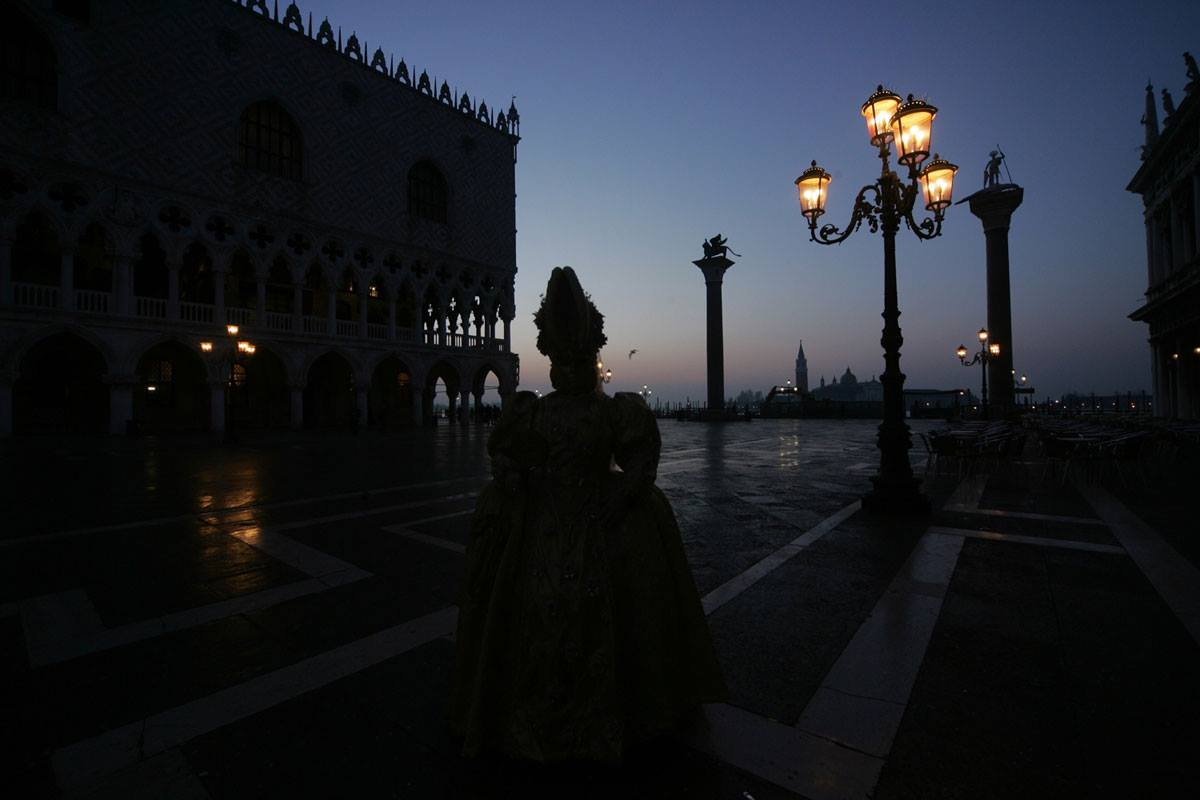
#> input picture img/img/venice_mask_0.jpg, 1200 x 800 px, found by its file name
$ python param_measure.py   (older library calls are emulated)
#> lines starting #> are read from the running program, lines starting #| are printed output that depends on the picture; long printed decimals are rounded
### EF_utils.py
import numpy as np
import cv2
import warnings
import measures as m

##### VARIABLES
PATH = './img/'

COMP_SET = {'house' : ['house_A.jpg', 'house_B.jpg', 'house_C.jpg', 'house_D.jpg'],
            'venice' : ['venice_mask_0.jpg', 'venice_mask_1.jpg', 'venice_mask_2.jpg'],
            'ballon' : ['ballon_0{}.png'.format(nb) for nb in np.arange(163,172)],
            'monument' : ['aligned_00{}.png'.format(nb) for nb in np.arange(246,267)],


            }

#### METHODS

def read_sequence_to_fuse(seq):
    '''

    seq should be a list of file names such as ["img1.jpg","img2.jpg"]
    The images should have the same dimensions and be located in the img folder

    '''
    n_images = len(seq)
    if n_images == 1:
        warnings.warn('sequence only has one image', Warning)

    height_images = np.size(cv2.imread(PATH+seq[0]),0)
#> height_images = 800
    width_images = np.size(cv2.imread(PATH+seq[0]),1)
#> width_images = 1200
    output_object = np.empty((n_images, height_images, width_images, 3), dtype=np.uint8)#np.empty((n_images, height_images, width_images, 3)) #3 is for RGB

    for i in range(n_images):
        output_object[i] = cv2.imread(PATH+seq[i])

    return output_object


# [13 lines left out: functions retrieve_img_seq, save_img, not called in this run]


### laplacian_pyramid.py
#!/usr/bin/env python3
# -*- coding: utf-8 -*-
"""
Created on Tue Dec 18 18:29:08 2018

@author: bastien
"""

import numpy as np
import cv2

# Global variables (Burt & Al kernel)
k = np.array([[.05, .25, .4, .25, .05]])
K = k.T.dot(k)


def Reduce(image):
    """
    Downsampling step for the Gaussian pyramid calculation
    Image values are btw [0,1]
    Input : np.array with 2 axis, test with 3 axis
    Output : reduced dims np.array with 2 axis
    """
    # convolution step with kernel
    convol_image = cv2.filter2D(image, cv2.CV_32FC3, K, borderType=cv2.BORDER_REFLECT_101) # half-symmetric boundary extension

    # resizing step (keeping even columns)
    if len(convol_image.shape) == 2:
        convol_image = np.expand_dims(convol_image, axis=2)
    new_image = convol_image[::2,::2,:]
#    new_image = cv2.resize(convol_image, None, fx=0.5, fy=0.5)

    return new_image


def Expand(image,pad_h=0, pad_w=0):
    """
    Upsampling step for the Gaussian pyramid calculation
    Image values are btw [0,1]
    Input : np.array with 2 axis
    Output : extended dims np.array with 2 axis, test with 3 axis
    """
    im_border = cv2.copyMakeBorder(image,1,1,1,1, borderType=cv2.BORDER_REPLICATE)
    new_image = np.zeros((2*im_border.shape[0],2*im_border.shape[1], im_border.shape[2]), dtype=np.float32)
    new_image[::2,::2,:] = 4*im_border
    convol_image = cv2.filter2D(new_image,cv2.CV_32FC3,K,borderType=cv2.BORDER_REFLECT_101)
    # dealing with odd values for image sizes
    convol_image = convol_image[2:,2:]
    convol_image = convol_image[:-(2+pad_h),:-(2+pad_w)]
    return convol_image


def Gaussian_pyramid(image, depth=None):
    """
    Construct the Gaussian pyramid with the desired depth
    Image values are btw [0,1]
    Input : np.array with two axis test with 3 axis
    Output : list of np.arrays with two axis, len=maximal depth test with 3 axis
    """
    gaus_pyr = []
    gaus_pyr.append(image)
    i = 0
    while min(gaus_pyr[-1].shape[:2])>1:
#        print(gaus_pyr[-1].shape)
        if depth :
            if i==depth-1 : break
        p_image = gaus_pyr[-1]
#        print(gaus_pyr[-1].shape)
        gaus_pyr.append(Reduce(p_image))
        i +=1
    if not depth :
        depth=i+1
    return gaus_pyr, depth


def Laplacian_pyramid(image, depth=None):
    """
    Construct the Laplacian pyramid with the desired depth for a grey level image
    Image values are btw [0,1]
    Input : np.array with two axis (ie image in grey level)
    Output : list of np.arrays with two dims test with 3 axis
    """
    lapl_pyr = []
    gaus_pyr, max_depth = Gaussian_pyramid(image, depth)
    if not depth : depth=max_depth
    for i in range(depth-1,-1,-1):
        if i==depth-1:
            lapl_pyr.append(gaus_pyr[i])
            print('coucou')
        else:
            pad_h = gaus_pyr[i].shape[0] % 2
            pad_w = gaus_pyr[i].shape[1] % 2
            print(gaus_pyr[i].shape)
            print(Expand(gaus_pyr[i+1], pad_h, pad_w).shape)
            l = cv2.subtract(gaus_pyr[i],Expand(gaus_pyr[i+1], pad_h, pad_w))
            lapl_pyr.append(l)
    return lapl_pyr


#def Laplacian_pyramid(image, depth=None):
#    """
#    Construct the Laplacian pyramid with the desired depth
#    Image values are btw [0,1]
#    Input : np.array with 3 axis (image dims + 3 color channels)
#    Output : list of np.arrays with 3 axis
#    """
#    assert image.shape[-1] == 3 # check we have color images
#    l_channel = []
#    for channel in range(3):
#        l_channel.append(Laplacian_pyramid_raw(image[:,:,channel], depth))
#    # stacking the three channels to get a list of tensors
#    lapl_pyr = [np.stack(i,axis=-1) for i in zip(*l_channel)]
#    return lapl_pyr
#

def Collapse_Laplacian(laplacian_pyr):
    """
    Rebuild the image from the Laplacian pyramid for a grey level image
    Input : list of np.arrays with 2 axis
    Output : np.array with 2 axis test with 3 axis
    """
    u = laplacian_pyr[0]
    for i in range(1,len(laplacian_pyr)):
        pad_h = 2*u.shape[0]-laplacian_pyr[i].shape[0]
        pad_w = 2*u.shape[1]-laplacian_pyr[i].shape[1]
        u = cv2.add(laplacian_pyr[i],Expand(u, pad_h, pad_w))
    return u


#def Collapse_Laplacian(laplacian_pyr):
#    """
#    Rebuild the image from the Laplacian pyramid
#    Input : list of np.arrays with 3 axis (image dims + 3 color channels)
#    """
#    l_channel = []
#    for channel in range(3):
#        one_channel = [ l[:,:,channel] for l in laplacian_pyr]
#        l_channel.append(Collapse_Laplacian_raw(one_channel))
#    # stacking the three channels to get a list of tensors
#    u = np.stack(l_channel,axis=-1)
#    return u

### measures.py
import numpy as np
import cv2
import warnings


# [15 lines left out: function contrast_measure, not called in this run]


def saturation_measure(image):
    '''
    given an array of images computes the saturation measure of Mertens et al.
    returns an array of same dimension as image containing images(arrays) of same size as those in image

    '''
    r = np.std(image,axis=3)
    print('sat : max is {}, min is {}'.format(np.max(r), np.min(r)))
    return r


# [33 lines left out: functions exposure_measure, weight_calc, not called in this run]

### param_measure.py

##### Specifics
import cv2
from measures import saturation_measure
from laplacian_pyramid import Gaussian_pyramid, Laplacian_pyramid, Collapse_Laplacian
import EF_utils as EF
import numpy as np

#### Test functions

def contrast_measure(image, Max_range = 255., kernel_size = 3, gaussian = False):
#> called with image = array of shape (3, 800, 1200, 3), Max_range = 255, kernel_size = 3, gaussian = False
    a,b,c,d = image.shape
    L_im = np.zeros((a,b,c))
    for i in range(image.shape[0]):
        if gaussian == True:
            image[i] = cv2.GaussianBlur(image[i], (kernel_size,kernel_size), 0);#Apply gaussian blur if wanted (might be recomended to denoise the image)
        im_gs = cv2.cvtColor(image[i], cv2.COLOR_BGR2GRAY)
        L_im[i] = np.absolute(cv2.Laplacian(im_gs, cv2.CV_32F))
    print('contrast : max is {}, min is {}'.format(np.max(L_im), np.min(L_im)))
#| contrast : max is 2.072, min is 0.0
#| sat : max is 0.3234, min is 0.0
    return L_im

def exposure_measure(image, sigma = 0.2):
#> called with image = array of shape (3, 800, 1200, 3), sigma = 0.2
    M = np.exp(-((image-0.5)**2)/(2*sigma**2))
    p = np.prod(M,axis=3)
    print('exp : max is {}, min is {}'.format(np.max(p), np.min(p)))
#| exp : max is 0.9999, min is 8.481821714667603e-05
    return np.prod(M,axis=3)


def weight_calc_test(images, w_exponents, offset=1, Max_range=255., kernel_size=3, sigma=0.2):
    images_norm = np.float32(images)/Max_range
    W = (contrast_measure(images_norm, kernel_size=kernel_size)**w_exponents[0]+offset)*(
            saturation_measure(images_norm)**w_exponents[1]+offset)*(
                    exposure_measure(images_norm, sigma=sigma)**w_exponents[2]+offset)
    W += 1e-12 # to avoid dividing by zero
    W_normalized = np.einsum('ij,lij->lij',1./(W.sum(axis=0)),W)
    return np.float32(W_normalized)


def naive_reconstruction_test(locations, w_exponents, offset=1, Max_range=255., kernel_size=3, sigma=0.2):
    assert len(w_exponents) == 3, 'Incorrect dimension of w_exponents'
    image = EF.read_sequence_to_fuse(locations)
    image_norm = np.float32(image/Max_range)
    W_norm = weight_calc_test(image, w_exponents, offset=offset, kernel_size=kernel_size, sigma=sigma)
    W_norm = np.stack(3*[W_norm], axis=-1)
    R = np.zeros(image[0].shape, dtype=np.float32)
    for i in range(len(image)) :
        m = cv2.multiply(W_norm[i], image_norm[i], dtype=cv2.CV_32FC3)
        R = cv2.add(R,m)
#> this loop made 3 passes
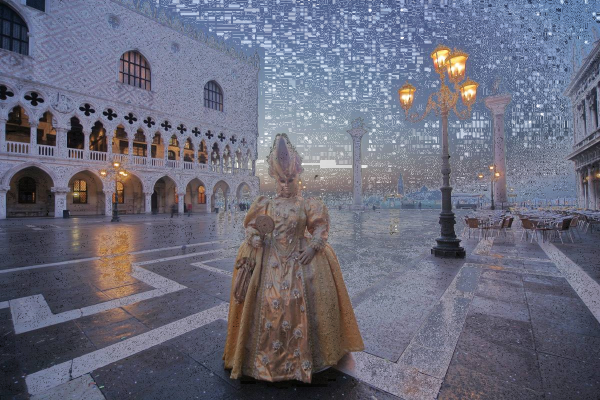
#> R: shape (800, 1200, 3) float32 (shown at 1/2 size); mean of channels 0, 1, 2 0.486, 0.421, 0.419; drawn as B, G, R
    return R, W_norm


def paper_reconstruction_test(locations, w_exponents, depth=None, offset=1, Max_range = 255., kernel_size=3,sigma=0.2):
    """
    Fusion method based on the paper from Mertens & Al
    """
#> called with offset = 0, Max_range = 255, kernel_size = 3, sigma = 0.2
    assert len(w_exponents) == 3, 'Incorrect dimension of w_exponents'
    # read sequence of images
    image = EF.read_sequence_to_fuse(locations)
    image_norm = np.float32(image/Max_range)
    nb_image = len(locations)
#> nb_image = 3

    # computes weights
    W_norm = weight_calc_test(image, w_exponents, offset=offset, kernel_size=kernel_size, sigma=sigma)
#| contrast : max is 2.072, min is 0.0
#| sat : max is 0.3234, min is 0.0
#| exp : max is 0.9999, min is 8.481821714667603e-05
    W_norm = np.expand_dims(W_norm, axis=3)

    # compute Gaussian pyramid of weights for each image
    list_Gaus_pyr_w = []
    for w in W_norm :
        g, depth = Gaussian_pyramid(w, depth)
        list_Gaus_pyr_w.append(list(reversed((g))))
#> this loop made 3 passes
#> pass 1, in Reduce (call 2), `new_image = convol_image[::2,::2,:]`:
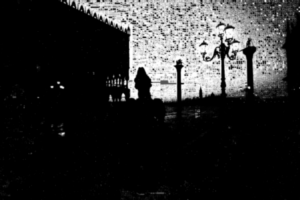
#> new_image: shape (200, 300, 1) float32; min 5.34e-10, max 1, mean 0.177
#> after the loop, list_Gaus_pyr_w = 3 items
    list_Gaus_pyr_w = [np.stack(i,axis=0) for i in zip(*list_Gaus_pyr_w)]
#> list_Gaus_pyr_w = 11 items

    # compute Laplacian pyramid of each image
    list_Lapl_pyr = []
    for im in image_norm :
        list_Lapl_pyr.append(Laplacian_pyramid(im, depth))
#> this loop made 3 passes
#> (printed output is left out)
#> after the loop, list_Lapl_pyr = 3 items
    lapl_pyr = [np.stack(i,axis=0) for i in zip(*list_Lapl_pyr)]
#> lapl_pyr = 11 items

    # fuse Laplacian
    l_lapl_fuse = []
    for l in range(depth):
        R = np.zeros(lapl_pyr[l][0].shape, dtype=np.float32)
        for i in range(nb_image):
            Gauss_stack = np.stack(3*[list_Gaus_pyr_w[l][i][:,:,0]], axis=-1)
            m = cv2.multiply(Gauss_stack, lapl_pyr[l][i], dtype=cv2.CV_32FC3)
            R = cv2.add(R,m)
        l_lapl_fuse.append(R)
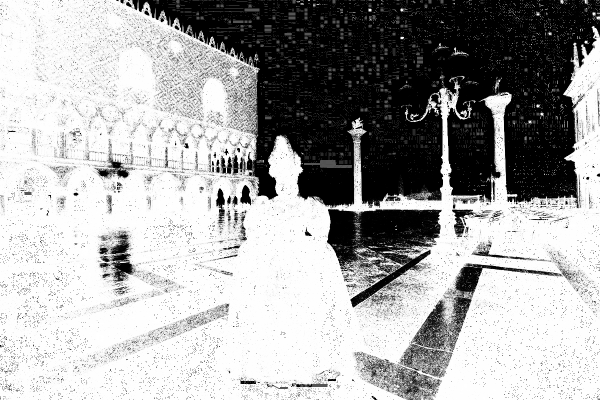
#> Gauss_stack: shape (800, 1200, 3) float32 (shown at 1/2 size); min 2.77e-11, max 1, mean 0.659
#> after the loop, l_lapl_fuse = 11 items

    # rebuild image
    hdr_im_norm =  Collapse_Laplacian(l_lapl_fuse)
#> in Collapse_Laplacian, `u = laplacian_pyr[0]`: u = [[0.491, 0.449, 0.451], [0.518, 0.479, 0.475]]
#> the loop in Collapse_Laplacian, `for i in range(1,len(laplacian_pyr)):` made 10 passes
#> (pad_h, pad_w) on passes 1 to 8: (0, 1), (0, 1), (1, 0), (1, 1), (1, 0), (0, 1), (0, 0), (0, 0)
#> after the loop in Collapse_Laplacian, `for i in range(1,len(laplacian_pyr)):`:
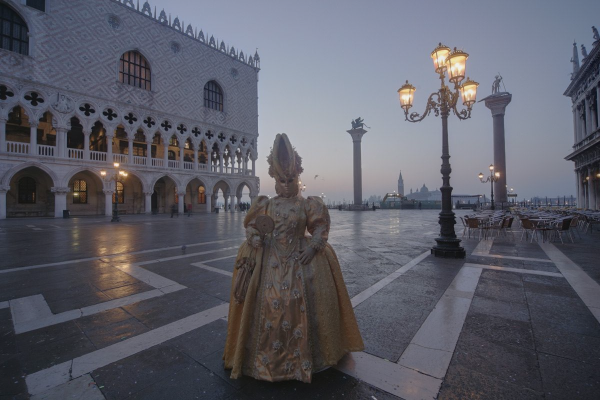
#> u: shape (800, 1200, 3) float32 (shown at 1/2 size); mean of channels 0, 1, 2 0.466, 0.402, 0.399; drawn with min black and max white

    return hdr_im_norm


##### Run test

if __name__ == '__main__' :

    exp = [1.,1.,1.]
#    location= ['house_A.jpg', 'house_B.jpg', 'house_C.jpg', 'house_D.jpg']
#    name_set = 'house'
    location = ['venice_mask_0.jpg', 'venice_mask_1.jpg', 'venice_mask_2.jpg']
    name_set = 'venice'
    # offset param
    param_range = [0,0.01,0.1,0.5,1,2,10,50,200,1000]
    name = './offset_test'
    for param in param_range:
        name_n = name+'/result_image_naive_{}'.format(param)+name_set
        name_w = name+'/result_image_naive_weight_{}'.format(param)+name_set
        name_p = name+'/result_image_paper_{}'.format(param)+name_set
        image_n, W = naive_reconstruction_test(location, exp, offset=param)
        image_p = paper_reconstruction_test(location, exp, offset=param)

        image_n = np.uint8(np.clip(image_n*255,0,255))
        weight_map = np.uint8(np.clip(W*255,0,255))
        image_p = np.uint8(np.clip(image_p*255,0,255))

        # save to file
        cv2.imwrite(name_n+'.jpg', image_n)
        cv2.imwrite(name_p+'.jpg', image_p)
        for i in range(weight_map.shape[0]):
            cv2.imwrite(name_w+'_{}.jpg'.format(i), weight_map[i])
#> this loop made 3 passes
#> pass 2, `cv2.imwrite(name_w+'_{}.jpg'.format(i), weight_map[i])`:
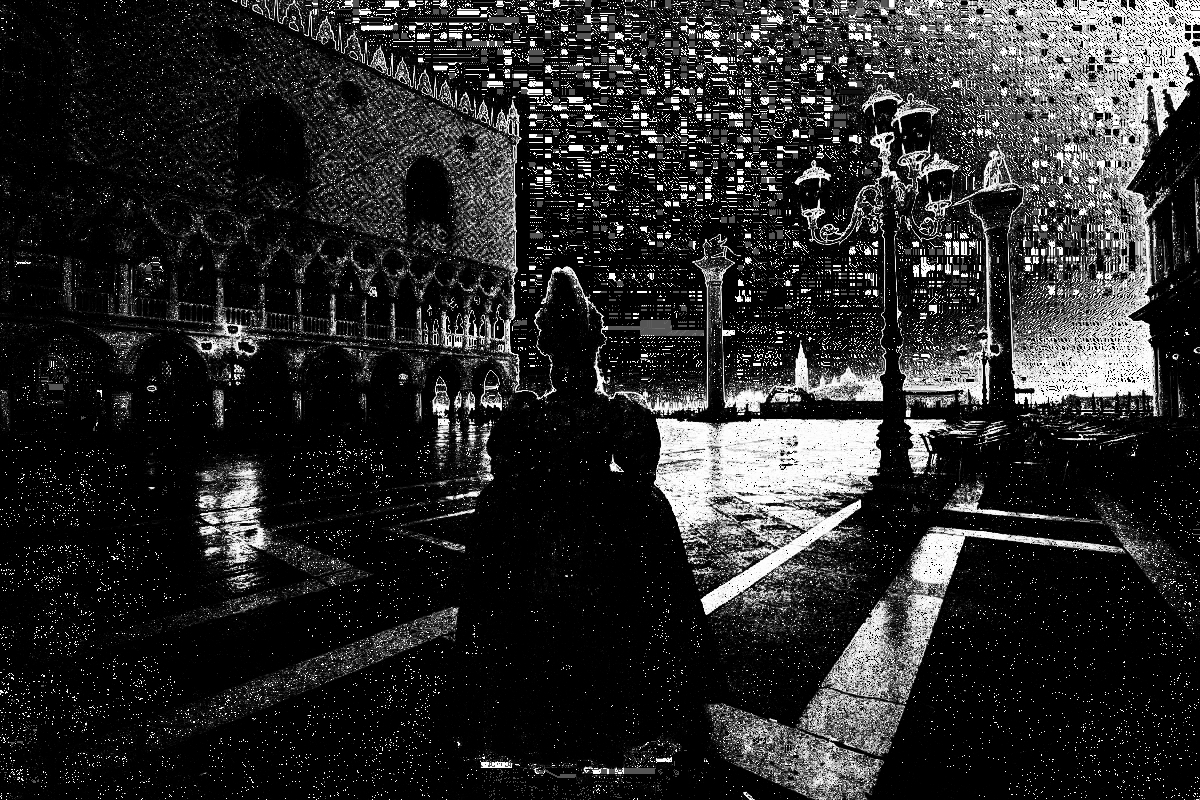
#> saved as result_image_naive_weight_0venice_1.jpg: shape (800, 1200, 3); min 0, max 255, mean 41.7

        # display
#        cv2.namedWindow(name,cv2.WINDOW_NORMAL)
#        image = cv2.resize(image, (600, 600))
#        cv2.imshow(name, image)

    # changing kernel for the laplacian
    kernel_size = [1,3,5,10]
#> kernel_size = [1, 3, 5, 10]
    name = './kernel_measure_test'
    for ks in kernel_size:
        name_n = name+'/result_image_naive_{}'.format(ks)+name_set
        name_w = name+'/result_image_naive_weight_{}'.format(ks)+name_set
        name_p = name+'/result_image_paper_{}'.format(ks)+name_set
        image_n, W = naive_reconstruction_test(location, exp, kernel_size=ks)
        image_p = paper_reconstruction_test(location, exp, kernel_size=ks)

        image_n = np.uint8(np.clip(image_n*255,0,255))
        weight_map = np.uint8(np.clip(W*255,0,255))
        image_p = np.uint8(np.clip(image_p*255,0,255))

        # save to file
        cv2.imwrite(name_n+'.jpg', image_n)
        cv2.imwrite(name_p+'.jpg', image_p)
        for i in range(weight_map.shape[0]):
            cv2.imwrite(name_w+'_{}.jpg'.format(i), weight_map[i])

    # changing sigma for the laplacian
    sigma_list = [0.01, 0.1, 0.2, 0.4, 1, 5, 10]
#> sigma_list = [0.01, 0.1, 0.2, 0.4, 1, 5, 10]
    name = './sigma_test'
    for sigma in sigma_list:
        name_n = name+'/result_image_naive_{}'.format(sigma)+name_set
        name_w = name+'/result_image_naive_weight_{}'.format(sigma)+name_set
        name_p = name+'/result_image_paper_{}'.format(sigma)+name_set
        image_n, W = naive_reconstruction_test(location, exp, sigma=sigma)
        image_p = paper_reconstruction_test(location, exp, sigma=sigma)

        image_n = np.uint8(np.clip(image_n*255,0,255))
        weight_map = np.uint8(np.clip(W*255,0,255))
        image_p = np.uint8(np.clip(image_p*255,0,255))

        # save to file
        cv2.imwrite(name_n+'.jpg', image_n)
        cv2.imwrite(name_p+'.jpg', image_p)
        for i in range(weight_map.shape[0]):
            cv2.imwrite(name_w+'_{}.jpg'.format(i), weight_map[i])
